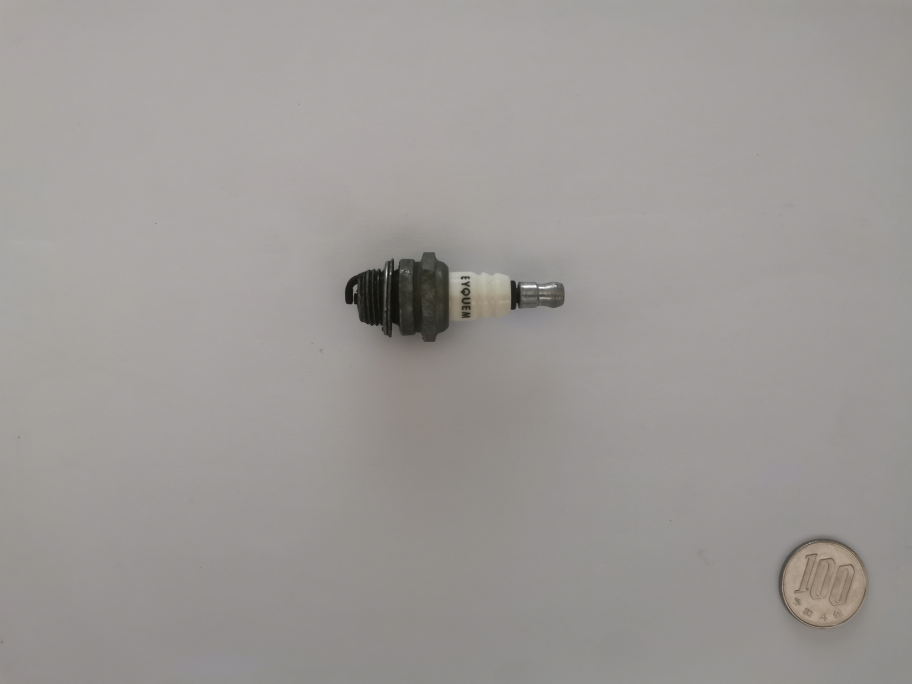
#> input picture Archive/TestPieceMonnaie/test1.jpg, 3648 x 2736 px, found by its file name (shown at 1/4 size)
$ jupyter execute diametre_monnaie.ipynb
#> lines starting #> are read from the running program, lines starting #| are printed output that depends on the picture; after the words box and inside, x2 and y2 are one past the last pixel; in counts of white or black regions, pixels touching at a corner belong together; long printed decimals are rounded
[cell 1]
import cv2
import numpy as np

Fonction pour le diamètre de la pièce de monnaie

[cell 2]
def conversion_piece(image_path,taille_piece):
#> called with image_path = '../DataBase/test1.jpg', taille_piece = 22.6
    image = cv2.imread(image_path)#charge image
#> image is the input picture: shape (2736, 3648, 3); mean B, G, R 150.9, 153.1, 156.5
    if image is None:
        raise ValueError("L'image n'a pas pu être chargée.")

    taille_noyau = (5, 5)
    sigma = 0
    blurred_image = cv2.GaussianBlur(image, taille_noyau, sigma)


    gray = cv2.cvtColor(blurred_image, cv2.COLOR_BGR2GRAY)
    _,thresh = cv2.threshold(gray,0,255,cv2.THRESH_BINARY+cv2.THRESH_OTSU)
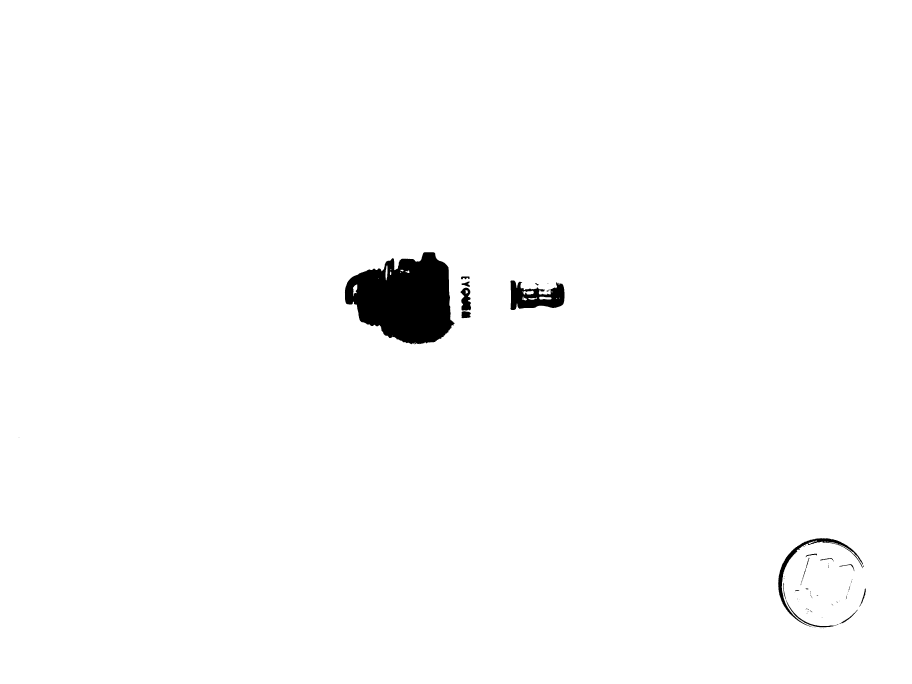
#> thresh: shape (2736, 3648) (shown at 1/4 size); 98.6% white; 67 black regions (46 under 20 px), largest, box (x1, y1, x2, y2) and area: (1379, 1009, 1819, 1378) 111466, (2042, 1122, 2258, 1240) 15319, (3113, 2153, 3452, 2507) 7962
    thresh = cv2.bitwise_not(thresh)
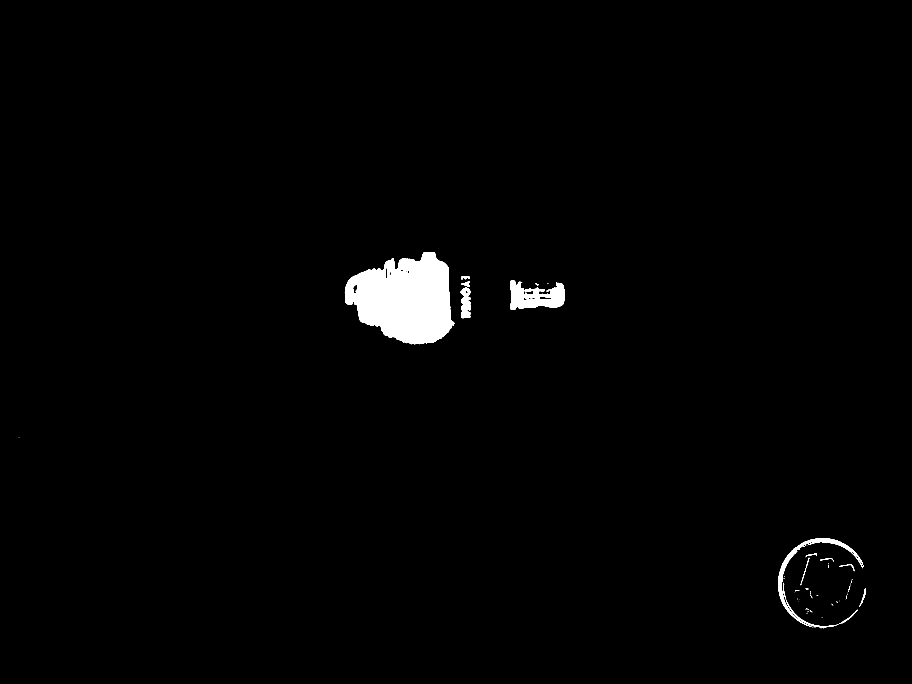
#> thresh: shape (2736, 3648) (shown at 1/4 size); 1.4% white; 67 white regions (46 under 20 px), largest, box (x1, y1, x2, y2) and area: (1379, 1009, 1819, 1378) 111466, (2042, 1122, 2258, 1240) 15319, (3113, 2153, 3452, 2507) 7962

    element = cv2.getStructuringElement(shape=cv2.MORPH_RECT, ksize=(5, 5))

    morph_img = thresh.copy()
    cv2.morphologyEx(src=thresh, op=cv2.MORPH_CLOSE, kernel=element, dst=morph_img)
#> morph_img: shape (2736, 3648); 1.4% white; 49 white regions (30 under 20 px)

    contours,_ = cv2.findContours(morph_img,cv2.RETR_TREE,cv2.CHAIN_APPROX_SIMPLE) #trouver les contours
#> contours = 61 contours, 34 with area under 20; largest, box (x1, y1, x2, y2) and area: (1379, 1009, 1819, 1378) 111952, (2042, 1122, 2258, 1240) 16406, (3113, 2153, 3456, 2514) 9788, (1842, 1151, 1884, 1273) 3554, (2156, 1186, 2206, 1199) 495

    output_image = cv2.cvtColor(morph_img, cv2.COLOR_GRAY2BGR)# préparer l'image de sortie
#> output_image: shape (2736, 3648, 3); 1.4% white; 49 white regions (30 under 20 px), largest, box (x1, y1, x2, y2) and area: (1379, 1009, 1819, 1378) 111816, (2042, 1122, 2258, 1240) 15725, (3113, 2153, 3456, 2514) 10619

    height, width = morph_img.shape[:2]# dimensions de l'image
#> height = 2736; width = 3648

    y_limit1 = height - 800 #limite
#> y_limit1 = 1936
    y_limit2 = 800

    max_contour = None #contour et aire
    max_area = 0

    for cnt in contours: #on cherche dans la zone les contours
        (x, y), radius = cv2.minEnclosingCircle(cnt)
        center = (int(x), int(y))
        if (center[1] > y_limit1 or center[1] < y_limit2):
            area = cv2.contourArea(cnt)
            if area > max_area:
                max_area = area
                max_contour = cnt
#> this loop made 61 passes
#> (x, y, radius, center, area, max_area) on pass 41: (3290.3, 2332.5, 180.6, (3290, 2332), 9787.5, 9787.5)
#> (x, y, radius, center, area) on passes 24, 26, 35, 37, 38, 39: (3188, 2361.5, 8.14, (3188, 2361), 30.5), (3227.5, 2355, 4.92, (3227, 2355), 21.5), (3386.5, 2274.5, 30.99, (3386, 2274), 137), (3308, 2242.5, 27.23, (3308, 2242), 104.5), (3220.5, 2281, 52.35, (3220, 2281), 117.5), (3245, 2221.5, 22.94, (3245, 2221), 134)
#> after the loop, max_area = 9787.5; max_contour = contour of 813 points, box (x1, y1, x2, y2) (3113, 2153, 3456, 2514), area 9788

    if max_contour is not None:
        (x, y), radius = cv2.minEnclosingCircle(max_contour)
#> x = 3290.3; y = 2332.5; radius = 180.6
        diameter = 2 * int(radius)
#> diameter = 360
    else:
        diameter = 0

    return taille_piece/diameter #diametre

Brouillon test des fonctions OpenCV pour la pièce de monnaie

[cell 3]
image_path = '../DataBase/test1.jpg'
conversion = conversion_piece(image_path,22.6)
#> conversion = 0.0628
print(f"Estimated in pixels: {conversion}")
#| Estimated in pixels: 0.06278

[cell 4]
image_path = '../DataBase/image3.jpg'
image = cv2.imread(image_path)
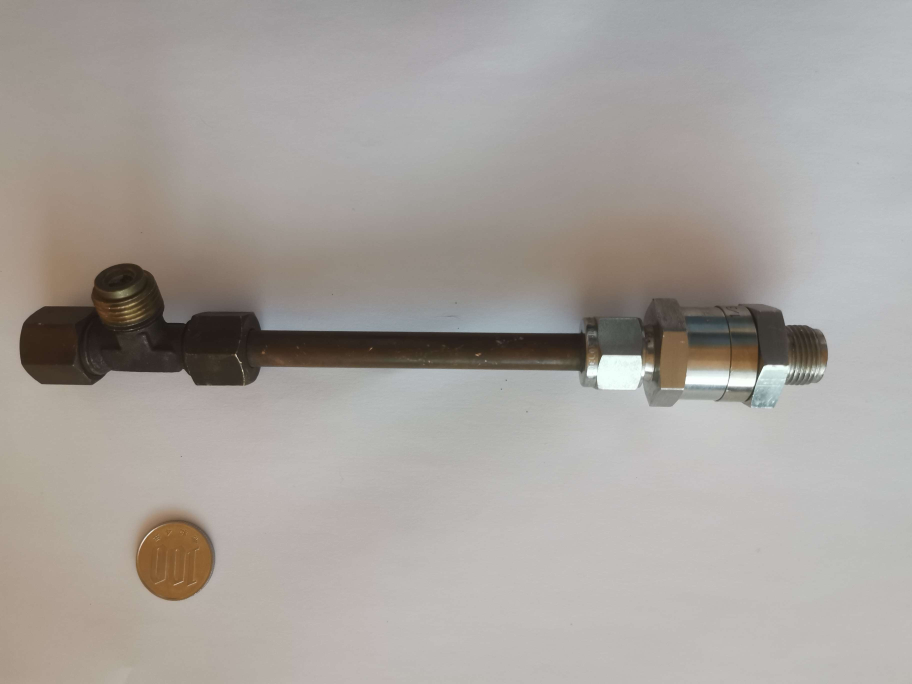
#> input picture DataBase/image3.jpg, 3648 x 2736 px, found by its file name (shown at 1/4 size)
#> image is the input picture: shape (2736, 3648, 3); mean B, G, R 156.6, 161.1, 166.4

[cell 5]
taille_noyau = (5, 5)
sigma = 0
image = cv2.GaussianBlur(image, taille_noyau, sigma)

gray_image = cv2.cvtColor(image, cv2.COLOR_BGR2GRAY)
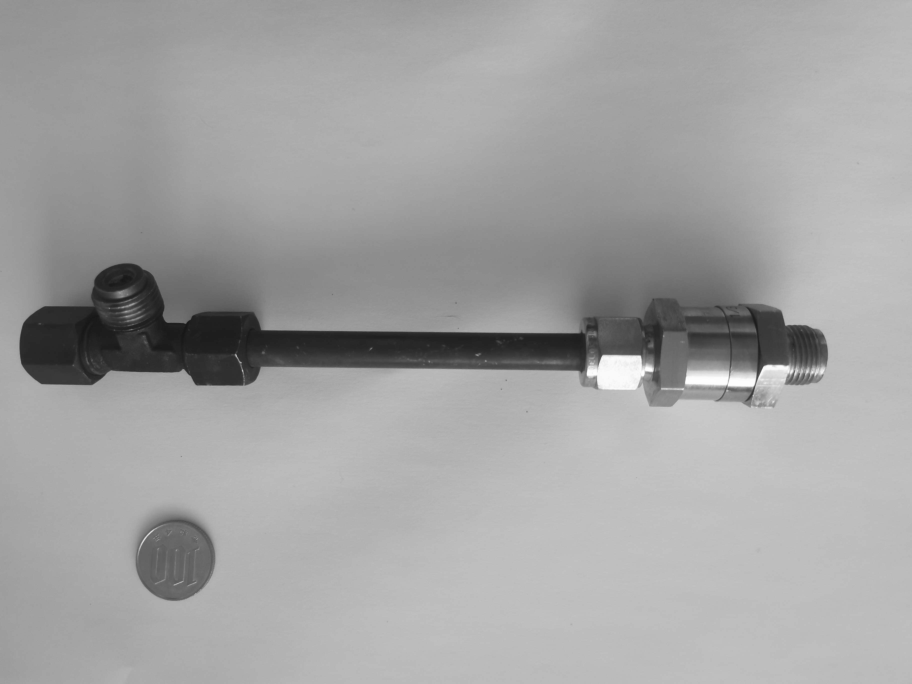
#> gray_image: shape (2736, 3648) (shown at 1/4 size); min 22, max 255, mean 162.2
th = cv2.adaptiveThreshold(gray_image,255,cv2.ADAPTIVE_THRESH_GAUSSIAN_C,cv2.THRESH_BINARY,71,17)
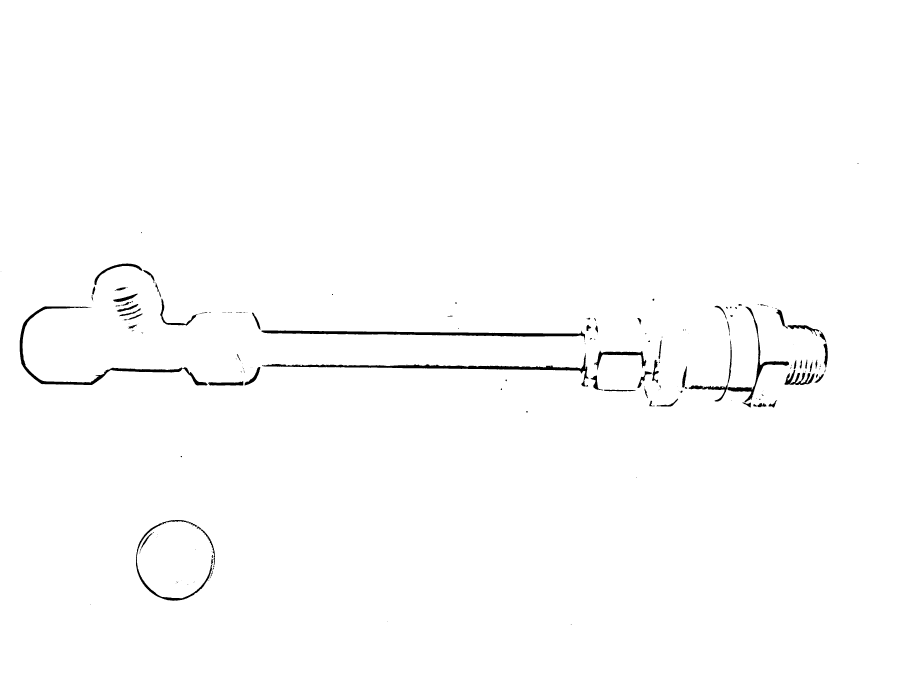
#> th: shape (2736, 3648) (shown at 1/4 size); 99.1% white; 189 black regions (101 under 20 px), largest, box (x1, y1, x2, y2) and area: (1045, 1322, 2340, 1362) 14821, (1048, 1412, 2354, 1546) 14707, (79, 1225, 830, 1542) 13027
edges = cv2.adaptiveThreshold(th, 255, cv2.ADAPTIVE_THRESH_MEAN_C, cv2.THRESH_BINARY_INV, 3, 2)
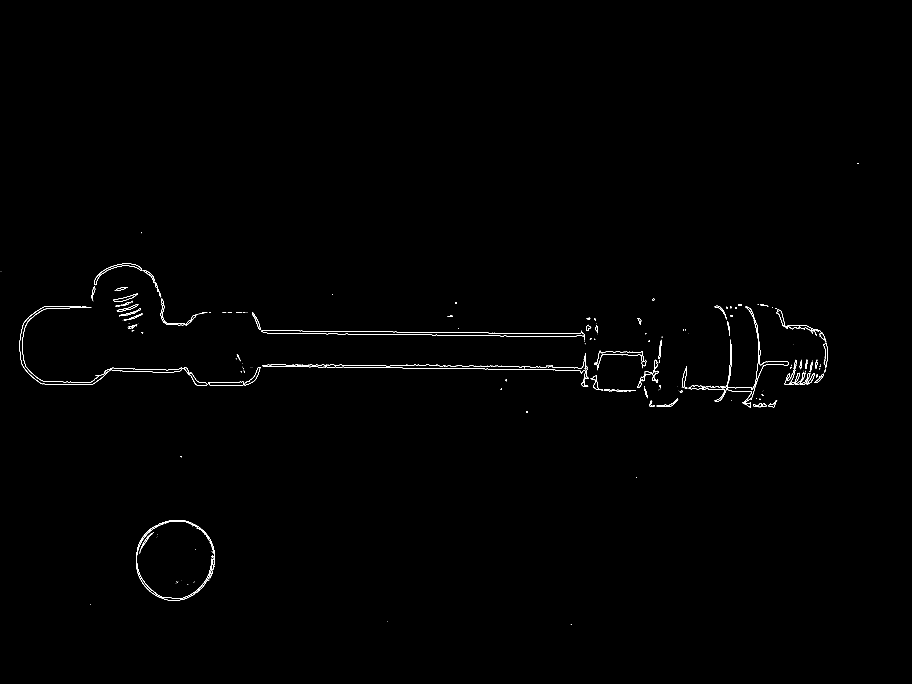
#> edges: shape (2736, 3648) (shown at 1/4 size); 0.27% white in thin lines or dots, all inside (x1, y1, x2, y2) = (3, 652, 3434, 2499)

[cell 6]
contours, hierarchy = cv2.findContours(edges, cv2.RETR_EXTERNAL, cv2.CHAIN_APPROX_SIMPLE)
#> contours = 189 contours, 112 with area under 20; largest, box (x1, y1, x2, y2) and area: (1045, 1322, 2340, 1362) 13500, (1048, 1412, 2354, 1546) 13244, (79, 1225, 830, 1542) 11803, (2910, 1226, 3156, 1630) 5816, (544, 2080, 853, 2403) 4616

output_image = cv2.cvtColor(edges, cv2.COLOR_GRAY2BGR)

[cell 7]
height = edges.shape[0]
#> height = 2736
width = edges.shape[1]
#> width = 3648

x_limit = width
#> x_limit = 3648
y_limit = height - 800
#> y_limit = 1936
top_left = (0, y_limit)
#> top_left = (0, 1936)
bottom_right = (x_limit, height)
#> bottom_right = (3648, 2736)
cv2.rectangle(output_image, top_left, bottom_right, (255, 0, 0), 2)
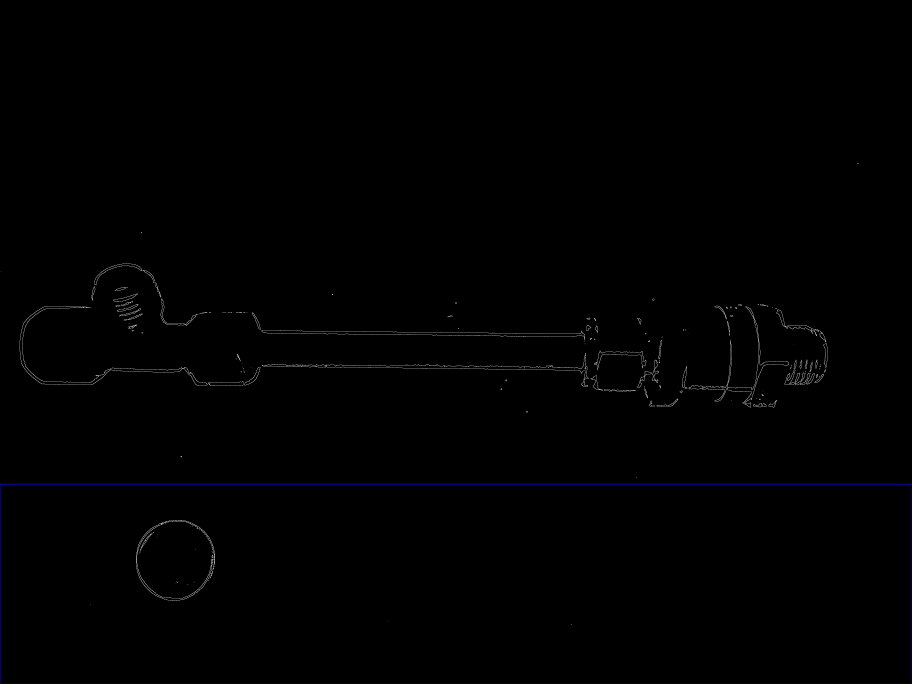
#> output_image: shape (2736, 3648, 3) (shown at 1/4 size); mean B, G, R 1.1, 0.7, 0.7

y_limit2 = 800
top_left2 = (0, 0)
bottom_right2 = (x_limit, y_limit2)
#> bottom_right2 = (3648, 800)
cv2.rectangle(output_image, top_left2, bottom_right2, (255, 0, 0), 2)

max_contour = None
max_area = 0

for cnt in contours:
    (x, y), radius = cv2.minEnclosingCircle(cnt)
    center = (int(x), int(y))
    radius = int(radius)
    if (center[1] > y_limit or center[1] < y_limit2):
        area = cv2.contourArea(cnt)
        if area > max_area:
            max_area = area
            max_contour = cnt
#> this loop made 189 passes
#> (x, y, radius, center, area, max_area) on passes 12, 16, 24, 28: (845.5, 2297, 8, (845, 2297), 30.5, 30.5), (849.5, 2225.5, 5, (849, 2225), 32, 32), (585, 2168.5, 42, (585, 2168), 319, 319), (703.2, 2240.8, 162, (703, 2240), 4616.5, 4616.5)
#> (x, y, radius, area, max_area) on pass 26: (824, 2182, 82, 668, 668)
#> after the loop, max_area = 4616.5; max_contour = contour of 815 points, box (x1, y1, x2, y2) (544, 2080, 853, 2403), area 4616

if max_contour is not None:
    (x, y), radius = cv2.minEnclosingCircle(max_contour)
#> x = 703.2; y = 2240.8; radius = 162.7
    center = (int(x), int(y))
#> center = (703, 2240)
    radius = int(radius)
#> radius = 162
    diameter = 2 * radius
#> diameter = 324
    cv2.circle(output_image, center, radius, (0, 255, 0), 2)
    cv2.circle(output_image, center, 1, (0, 0, 255), 3)
    start_point = (int(x - radius), int(y))
#> start_point = (541, 2240)
    end_point = (int(x + radius), int(y))
#> end_point = (865, 2240)
    cv2.line(output_image, start_point, end_point, (255, 0, 0), 2)

cv2.imwrite('output_image_test.png', output_image)
print(f"Estimated diameter in pixels: {diameter}")
#| Estimated diameter in pixels: 324
